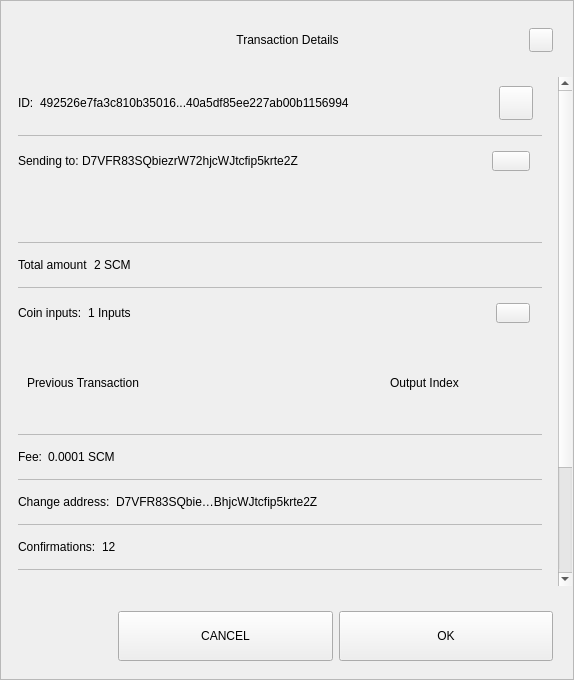
<?xml version="1.0" encoding="UTF-8"?>
<ui version="4.0">
 <class>TxDetailDialog</class>
 <widget class="QWidget" name="TxDetailDialog">
  <property name="geometry">
   <rect>
    <x>0</x>
    <y>0</y>
    <width>574</width>
    <height>680</height>
   </rect>
  </property>
  <property name="sizePolicy">
   <sizepolicy hsizetype="Preferred" vsizetype="Expanding">
    <horstretch>0</horstretch>
    <verstretch>0</verstretch>
   </sizepolicy>
  </property>
  <property name="minimumSize">
   <size>
    <width>574</width>
    <height>500</height>
   </size>
  </property>
  <property name="windowTitle">
   <string>Form</string>
  </property>
  <property name="styleSheet">
   <string notr="true"/>
  </property>
  <layout class="QVBoxLayout" name="verticalLayout_3">
   <property name="spacing">
    <number>0</number>
   </property>
   <property name="leftMargin">
    <number>0</number>
   </property>
   <property name="topMargin">
    <number>0</number>
   </property>
   <property name="rightMargin">
    <number>0</number>
   </property>
   <property name="bottomMargin">
    <number>0</number>
   </property>
   <item>
    <widget class="QFrame" name="frame">
     <property name="sizePolicy">
      <sizepolicy hsizetype="Preferred" vsizetype="Expanding">
       <horstretch>0</horstretch>
       <verstretch>0</verstretch>
      </sizepolicy>
     </property>
     <property name="styleSheet">
      <string notr="true"/>
     </property>
     <property name="frameShape">
      <enum>QFrame::StyledPanel</enum>
     </property>
     <property name="frameShadow">
      <enum>QFrame::Raised</enum>
     </property>
     <layout class="QVBoxLayout" name="verticalLayout">
      <property name="leftMargin">
       <number>0</number>
      </property>
      <property name="rightMargin">
       <number>0</number>
      </property>
      <item>
       <layout class="QHBoxLayout" name="horizontalLayout_3">
        <property name="spacing">
         <number>0</number>
        </property>
        <property name="leftMargin">
         <number>20</number>
        </property>
        <property name="topMargin">
         <number>10</number>
        </property>
        <property name="rightMargin">
         <number>20</number>
        </property>
        <item>
         <spacer name="horizontalSpacer_1">
          <property name="orientation">
           <enum>Qt::Horizontal</enum>
          </property>
          <property name="sizeHint" stdset="0">
           <size>
            <width>40</width>
            <height>20</height>
           </size>
          </property>
         </spacer>
        </item>
        <item>
         <widget class="QLabel" name="labelTitle">
          <property name="minimumSize">
           <size>
            <width>0</width>
            <height>40</height>
           </size>
          </property>
          <property name="maximumSize">
           <size>
            <width>16777215</width>
            <height>40</height>
           </size>
          </property>
          <property name="styleSheet">
           <string notr="true">padding-left:24px;</string>
          </property>
          <property name="text">
           <string>Transaction Details</string>
          </property>
          <property name="alignment">
           <set>Qt::AlignCenter</set>
          </property>
          <property name="margin">
           <number>7</number>
          </property>
         </widget>
        </item>
        <item>
         <spacer name="horizontalSpacer_2">
          <property name="orientation">
           <enum>Qt::Horizontal</enum>
          </property>
          <property name="sizeHint" stdset="0">
           <size>
            <width>40</width>
            <height>20</height>
           </size>
          </property>
         </spacer>
        </item>
        <item>
         <widget class="QPushButton" name="btnEsc">
          <property name="minimumSize">
           <size>
            <width>24</width>
            <height>24</height>
           </size>
          </property>
          <property name="maximumSize">
           <size>
            <width>24</width>
            <height>24</height>
           </size>
          </property>
          <property name="focusPolicy">
           <enum>Qt::NoFocus</enum>
          </property>
          <property name="text">
           <string/>
          </property>
         </widget>
        </item>
       </layout>
      </item>
      <item>
       <spacer name="verticalSpacer">
        <property name="orientation">
         <enum>Qt::Vertical</enum>
        </property>
        <property name="sizeType">
         <enum>QSizePolicy::Fixed</enum>
        </property>
        <property name="sizeHint" stdset="0">
         <size>
          <width>20</width>
          <height>10</height>
         </size>
        </property>
       </spacer>
      </item>
      <item>
       <widget class="QWidget" name="layoutScroll" native="true">
        <property name="minimumSize">
         <size>
          <width>0</width>
          <height>0</height>
         </size>
        </property>
        <layout class="QVBoxLayout" name="verticalLayout_4">
         <property name="leftMargin">
          <number>0</number>
         </property>
         <property name="topMargin">
          <number>0</number>
         </property>
         <property name="rightMargin">
          <number>0</number>
         </property>
         <item>
          <widget class="QScrollArea" name="scrollArea">
           <property name="styleSheet">
            <string notr="true">#scrollArea {
background:transparent;
}</string>
           </property>
           <property name="horizontalScrollBarPolicy">
            <enum>Qt::ScrollBarAlwaysOff</enum>
           </property>
           <property name="sizeAdjustPolicy">
            <enum>QAbstractScrollArea::AdjustIgnored</enum>
           </property>
           <property name="widgetResizable">
            <bool>true</bool>
           </property>
           <property name="alignment">
            <set>Qt::AlignLeading|Qt::AlignLeft|Qt::AlignTop</set>
           </property>
           <widget class="QWidget" name="scrollAreaWidgetContents">
            <property name="geometry">
             <rect>
              <x>0</x>
              <y>0</y>
              <width>556</width>
              <height>672</height>
             </rect>
            </property>
            <property name="autoFillBackground">
             <bool>false</bool>
            </property>
            <property name="styleSheet">
             <string notr="true">#scrollAreaWidgetContents {
background:transparent;
}</string>
            </property>
            <layout class="QVBoxLayout" name="verticalLayout_7">
             <property name="spacing">
              <number>0</number>
             </property>
             <property name="sizeConstraint">
              <enum>QLayout::SetDefaultConstraint</enum>
             </property>
             <property name="leftMargin">
              <number>0</number>
             </property>
             <property name="topMargin">
              <number>0</number>
             </property>
             <property name="rightMargin">
              <number>0</number>
             </property>
             <property name="bottomMargin">
              <number>0</number>
             </property>
             <item>
              <widget class="QWidget" name="content" native="true">
               <layout class="QVBoxLayout" name="verticalLayout_2">
                <property name="leftMargin">
                 <number>16</number>
                </property>
                <property name="topMargin">
                 <number>0</number>
                </property>
                <property name="rightMargin">
                 <number>16</number>
                </property>
                <item>
                 <widget class="QWidget" name="contentID" native="true">
                  <layout class="QHBoxLayout" name="horizontalLayout_12" stretch="0,1,0">
                   <property name="leftMargin">
                    <number>0</number>
                   </property>
                   <item>
                    <widget class="QLabel" name="labelId">
                     <property name="maximumSize">
                      <size>
                       <width>16777215</width>
                       <height>16777215</height>
                      </size>
                     </property>
                     <property name="text">
                      <string>ID:</string>
                     </property>
                    </widget>
                   </item>
                   <item>
                    <widget class="QLabel" name="textId">
                     <property name="text">
                      <string>492526e7fa3c810b35016...40a5df85ee227ab00b1156994</string>
                     </property>
                    </widget>
                   </item>
                   <item>
                    <widget class="QPushButton" name="pushCopy">
                     <property name="minimumSize">
                      <size>
                       <width>34</width>
                       <height>34</height>
                      </size>
                     </property>
                     <property name="maximumSize">
                      <size>
                       <width>34</width>
                       <height>34</height>
                      </size>
                     </property>
                     <property name="focusPolicy">
                      <enum>Qt::NoFocus</enum>
                     </property>
                     <property name="text">
                      <string/>
                     </property>
                     <property name="iconSize">
                      <size>
                       <width>24</width>
                       <height>24</height>
                      </size>
                     </property>
                    </widget>
                   </item>
                  </layout>
                 </widget>
                </item>
                <item>
                 <widget class="QLabel" name="labelDivider9">
                  <property name="maximumSize">
                   <size>
                    <width>16777215</width>
                    <height>1</height>
                   </size>
                  </property>
                  <property name="styleSheet">
                   <string notr="true">background-color:#bababa;</string>
                  </property>
                  <property name="text">
                   <string/>
                  </property>
                 </widget>
                </item>
                <item>
                 <widget class="QWidget" name="contentOutputs" native="true">
                  <layout class="QHBoxLayout" name="horizontalLayout_11" stretch="0,3,0">
                   <property name="spacing">
                    <number>0</number>
                   </property>
                   <property name="leftMargin">
                    <number>0</number>
                   </property>
                   <property name="rightMargin">
                    <number>12</number>
                   </property>
                   <item>
                    <widget class="QLabel" name="labelSend">
                     <property name="maximumSize">
                      <size>
                       <width>16777215</width>
                       <height>16777215</height>
                      </size>
                     </property>
                     <property name="text">
                      <string>Sending to: </string>
                     </property>
                    </widget>
                   </item>
                   <item>
                    <widget class="QLabel" name="textSend">
                     <property name="text">
                      <string>D7VFR83SQbiezrW72hjcWJtcfip5krte2Z </string>
                     </property>
                    </widget>
                   </item>
                   <item>
                    <widget class="QPushButton" name="pushOutputs">
                     <property name="minimumSize">
                      <size>
                       <width>34</width>
                       <height>20</height>
                      </size>
                     </property>
                     <property name="maximumSize">
                      <size>
                       <width>38</width>
                       <height>20</height>
                      </size>
                     </property>
                     <property name="focusPolicy">
                      <enum>Qt::NoFocus</enum>
                     </property>
                     <property name="styleSheet">
                      <string notr="true"/>
                     </property>
                     <property name="text">
                      <string/>
                     </property>
                    </widget>
                   </item>
                  </layout>
                 </widget>
                </item>
                <item>
                 <widget class="QScrollArea" name="outputsScrollArea">
                  <property name="minimumSize">
                   <size>
                    <width>0</width>
                    <height>50</height>
                   </size>
                  </property>
                  <property name="styleSheet">
                   <string notr="true">#outputsScrollArea {
background:transparent;
}</string>
                  </property>
                  <property name="widgetResizable">
                   <bool>true</bool>
                  </property>
                  <widget class="QWidget" name="container_outputs_base">
                   <property name="geometry">
                    <rect>
                     <x>0</x>
                     <y>0</y>
                     <width>522</width>
                     <height>48</height>
                    </rect>
                   </property>
                   <property name="styleSheet">
                    <string notr="true">#container_outputs_base {
background:transparent;
}</string>
                   </property>
                  </widget>
                 </widget>
                </item>
                <item>
                 <widget class="QLabel" name="labelDivider8">
                  <property name="maximumSize">
                   <size>
                    <width>16777215</width>
                    <height>1</height>
                   </size>
                  </property>
                  <property name="styleSheet">
                   <string notr="true">background-color:#bababa;</string>
                  </property>
                  <property name="text">
                   <string/>
                  </property>
                 </widget>
                </item>
                <item>
                 <widget class="QWidget" name="contentAmount" native="true">
                  <layout class="QHBoxLayout" name="horizontalLayout_4" stretch="0,1">
                   <property name="leftMargin">
                    <number>0</number>
                   </property>
                   <item>
                    <widget class="QLabel" name="labelAmount">
                     <property name="maximumSize">
                      <size>
                       <width>16777215</width>
                       <height>16777215</height>
                      </size>
                     </property>
                     <property name="text">
                      <string>Total amount</string>
                     </property>
                    </widget>
                   </item>
                   <item>
                    <widget class="QLabel" name="textAmount">
                     <property name="text">
                      <string>2 SCM</string>
                     </property>
                    </widget>
                   </item>
                  </layout>
                 </widget>
                </item>
                <item>
                 <widget class="QLabel" name="labelDivider6">
                  <property name="maximumSize">
                   <size>
                    <width>16777215</width>
                    <height>1</height>
                   </size>
                  </property>
                  <property name="styleSheet">
                   <string notr="true">background-color:#bababa;</string>
                  </property>
                  <property name="text">
                   <string/>
                  </property>
                 </widget>
                </item>
                <item>
                 <widget class="QWidget" name="contentInputs" native="true">
                  <layout class="QHBoxLayout" name="horizontalLayout" stretch="0,2,0">
                   <property name="leftMargin">
                    <number>0</number>
                   </property>
                   <property name="rightMargin">
                    <number>12</number>
                   </property>
                   <item>
                    <widget class="QLabel" name="labelInputs">
                     <property name="sizePolicy">
                      <sizepolicy hsizetype="Minimum" vsizetype="Preferred">
                       <horstretch>0</horstretch>
                       <verstretch>0</verstretch>
                      </sizepolicy>
                     </property>
                     <property name="maximumSize">
                      <size>
                       <width>16777215</width>
                       <height>16777215</height>
                      </size>
                     </property>
                     <property name="text">
                      <string>Coin inputs:</string>
                     </property>
                    </widget>
                   </item>
                   <item>
                    <widget class="QLabel" name="textInputs">
                     <property name="text">
                      <string>1 Inputs</string>
                     </property>
                    </widget>
                   </item>
                   <item>
                    <widget class="QPushButton" name="pushInputs">
                     <property name="maximumSize">
                      <size>
                       <width>34</width>
                       <height>20</height>
                      </size>
                     </property>
                     <property name="focusPolicy">
                      <enum>Qt::NoFocus</enum>
                     </property>
                     <property name="styleSheet">
                      <string notr="true"/>
                     </property>
                     <property name="text">
                      <string/>
                     </property>
                    </widget>
                   </item>
                  </layout>
                 </widget>
                </item>
                <item>
                 <widget class="QFrame" name="gridInputs">
                  <property name="sizePolicy">
                   <sizepolicy hsizetype="Preferred" vsizetype="MinimumExpanding">
                    <horstretch>0</horstretch>
                    <verstretch>0</verstretch>
                   </sizepolicy>
                  </property>
                  <property name="minimumSize">
                   <size>
                    <width>0</width>
                    <height>90</height>
                   </size>
                  </property>
                  <layout class="QGridLayout" name="gridLayoutInput" columnstretch="5,2" rowminimumheight="0">
                   <property name="sizeConstraint">
                    <enum>QLayout::SetMaximumSize</enum>
                   </property>
                   <property name="verticalSpacing">
                    <number>0</number>
                   </property>
                   <item row="0" column="0" alignment="Qt::AlignLeft">
                    <widget class="QLabel" name="labelTitlePrevTx">
                     <property name="text">
                      <string>Previous Transaction</string>
                     </property>
                    </widget>
                   </item>
                   <item row="0" column="1" alignment="Qt::AlignLeft">
                    <widget class="QLabel" name="labelOutputIndex">
                     <property name="text">
                      <string>Output Index</string>
                     </property>
                     <property name="alignment">
                      <set>Qt::AlignCenter</set>
                     </property>
                    </widget>
                   </item>
                  </layout>
                 </widget>
                </item>
                <item>
                 <widget class="QLabel" name="labelDivider1">
                  <property name="maximumSize">
                   <size>
                    <width>16777215</width>
                    <height>1</height>
                   </size>
                  </property>
                  <property name="styleSheet">
                   <string notr="true">background-color:#bababa;</string>
                  </property>
                  <property name="text">
                   <string/>
                  </property>
                 </widget>
                </item>
                <item>
                 <widget class="QWidget" name="contentFee" native="true">
                  <layout class="QHBoxLayout" name="horizontalLayout_7" stretch="0,1">
                   <property name="leftMargin">
                    <number>0</number>
                   </property>
                   <item>
                    <widget class="QLabel" name="labelFee">
                     <property name="maximumSize">
                      <size>
                       <width>16777215</width>
                       <height>16777215</height>
                      </size>
                     </property>
                     <property name="text">
                      <string>Fee:</string>
                     </property>
                    </widget>
                   </item>
                   <item>
                    <widget class="QLabel" name="textFee">
                     <property name="text">
                      <string>0.0001 SCM</string>
                     </property>
                    </widget>
                   </item>
                  </layout>
                 </widget>
                </item>
                <item>
                 <widget class="QLabel" name="labelDivider2">
                  <property name="maximumSize">
                   <size>
                    <width>16777215</width>
                    <height>1</height>
                   </size>
                  </property>
                  <property name="styleSheet">
                   <string notr="true">background-color:#bababa;</string>
                  </property>
                  <property name="text">
                   <string/>
                  </property>
                 </widget>
                </item>
                <item>
                 <widget class="QWidget" name="contentChangeAddress" native="true">
                  <layout class="QHBoxLayout" name="horizontalLayout_6" stretch="0,1">
                   <property name="leftMargin">
                    <number>0</number>
                   </property>
                   <item>
                    <widget class="QLabel" name="labelChange">
                     <property name="maximumSize">
                      <size>
                       <width>16777215</width>
                       <height>16777215</height>
                      </size>
                     </property>
                     <property name="text">
                      <string>Change address:</string>
                     </property>
                    </widget>
                   </item>
                   <item>
                    <widget class="QLabel" name="textChange">
                     <property name="text">
                      <string>D7VFR83SQbie…BhjcWJtcfip5krte2Z </string>
                     </property>
                    </widget>
                   </item>
                  </layout>
                 </widget>
                </item>
                <item>
                 <widget class="QLabel" name="labelDivider4">
                  <property name="maximumSize">
                   <size>
                    <width>16777215</width>
                    <height>1</height>
                   </size>
                  </property>
                  <property name="styleSheet">
                   <string notr="true">background-color:#bababa;</string>
                  </property>
                  <property name="text">
                   <string/>
                  </property>
                 </widget>
                </item>
                <item>
                 <widget class="QWidget" name="contentConfirmations" native="true">
                  <layout class="QHBoxLayout" name="horizontalLayout_8" stretch="0,1">
                   <property name="leftMargin">
                    <number>0</number>
                   </property>
                   <item>
                    <widget class="QLabel" name="labelConfirmations">
                     <property name="maximumSize">
                      <size>
                       <width>16777215</width>
                       <height>16777215</height>
                      </size>
                     </property>
                     <property name="text">
                      <string>Confirmations:</string>
                     </property>
                    </widget>
                   </item>
                   <item>
                    <widget class="QLabel" name="textConfirmations">
                     <property name="text">
                      <string>12</string>
                     </property>
                    </widget>
                   </item>
                  </layout>
                 </widget>
                </item>
                <item>
                 <widget class="QLabel" name="labelDivider7">
                  <property name="maximumSize">
                   <size>
                    <width>16777215</width>
                    <height>1</height>
                   </size>
                  </property>
                  <property name="styleSheet">
                   <string notr="true">background-color:#bababa;</string>
                  </property>
                  <property name="text">
                   <string/>
                  </property>
                 </widget>
                </item>
                <item>
                 <widget class="QWidget" name="contentSize" native="true">
                  <layout class="QHBoxLayout" name="horizontalLayout_9" stretch="0,1">
                   <property name="leftMargin">
                    <number>0</number>
                   </property>
                   <item>
                    <widget class="QLabel" name="labelSize">
                     <property name="maximumSize">
                      <size>
                       <width>16777215</width>
                       <height>16777215</height>
                      </size>
                     </property>
                     <property name="text">
                      <string>Size:</string>
                     </property>
                    </widget>
                   </item>
                   <item>
                    <widget class="QLabel" name="textSize">
                     <property name="text">
                      <string>2 kB</string>
                     </property>
                    </widget>
                   </item>
                  </layout>
                 </widget>
                </item>
                <item>
                 <widget class="QLabel" name="labelDivider3">
                  <property name="maximumSize">
                   <size>
                    <width>16777215</width>
                    <height>1</height>
                   </size>
                  </property>
                  <property name="styleSheet">
                   <string notr="true">background-color:#bababa;</string>
                  </property>
                  <property name="text">
                   <string/>
                  </property>
                 </widget>
                </item>
                <item>
                 <widget class="QWidget" name="contentDate" native="true">
                  <layout class="QHBoxLayout" name="horizontalLayout_5" stretch="0,1">
                   <property name="leftMargin">
                    <number>0</number>
                   </property>
                   <item>
                    <widget class="QLabel" name="labelDate">
                     <property name="maximumSize">
                      <size>
                       <width>16777215</width>
                       <height>16777215</height>
                      </size>
                     </property>
                     <property name="text">
                      <string>Date:</string>
                     </property>
                    </widget>
                   </item>
                   <item>
                    <widget class="QLabel" name="textDate">
                     <property name="text">
                      <string>May 25, 2017</string>
                     </property>
                    </widget>
                   </item>
                  </layout>
                 </widget>
                </item>
                <item>
                 <widget class="QLabel" name="labelDivider5">
                  <property name="maximumSize">
                   <size>
                    <width>16777215</width>
                    <height>1</height>
                   </size>
                  </property>
                  <property name="styleSheet">
                   <string notr="true">background-color:#bababa;</string>
                  </property>
                  <property name="text">
                   <string/>
                  </property>
                 </widget>
                </item>
                <item>
                 <widget class="QWidget" name="contentStatus" native="true">
                  <layout class="QHBoxLayout" name="horizontalLayout_10" stretch="0,1">
                   <property name="leftMargin">
                    <number>0</number>
                   </property>
                   <item>
                    <widget class="QLabel" name="labelStatus">
                     <property name="maximumSize">
                      <size>
                       <width>16777215</width>
                       <height>16777215</height>
                      </size>
                     </property>
                     <property name="text">
                      <string>Status:</string>
                     </property>
                    </widget>
                   </item>
                   <item>
                    <widget class="QLabel" name="textStatus">
                     <property name="text">
                      <string>Spendable</string>
                     </property>
                    </widget>
                   </item>
                  </layout>
                 </widget>
                </item>
                <item>
                 <spacer name="verticalSpacer_2">
                  <property name="orientation">
                   <enum>Qt::Vertical</enum>
                  </property>
                  <property name="sizeType">
                   <enum>QSizePolicy::Expanding</enum>
                  </property>
                  <property name="sizeHint" stdset="0">
                   <size>
                    <width>20</width>
                    <height>10</height>
                   </size>
                  </property>
                 </spacer>
                </item>
                <item>
                 <widget class="QLabel" name="labelWarning">
                  <property name="text">
                   <string>TextLabel</string>
                  </property>
                  <property name="alignment">
                   <set>Qt::AlignCenter</set>
                  </property>
                 </widget>
                </item>
               </layout>
              </widget>
             </item>
            </layout>
           </widget>
          </widget>
         </item>
        </layout>
       </widget>
      </item>
      <item>
       <widget class="QWidget" name="containerButtons" native="true">
        <layout class="QHBoxLayout" name="horizontalLayout1" stretch="1,2,2">
         <property name="leftMargin">
          <number>10</number>
         </property>
         <property name="rightMargin">
          <number>20</number>
         </property>
         <item>
          <spacer name="horizontalSpacer_3">
           <property name="orientation">
            <enum>Qt::Horizontal</enum>
           </property>
           <property name="sizeHint" stdset="0">
            <size>
             <width>40</width>
             <height>20</height>
            </size>
           </property>
          </spacer>
         </item>
         <item>
          <widget class="QPushButton" name="btnCancel">
           <property name="minimumSize">
            <size>
             <width>200</width>
             <height>50</height>
            </size>
           </property>
           <property name="focusPolicy">
            <enum>Qt::NoFocus</enum>
           </property>
           <property name="text">
            <string>CANCEL</string>
           </property>
          </widget>
         </item>
         <item>
          <widget class="QPushButton" name="btnSave">
           <property name="minimumSize">
            <size>
             <width>200</width>
             <height>50</height>
            </size>
           </property>
           <property name="focusPolicy">
            <enum>Qt::NoFocus</enum>
           </property>
           <property name="text">
            <string>OK</string>
           </property>
          </widget>
         </item>
        </layout>
       </widget>
      </item>
     </layout>
    </widget>
   </item>
  </layout>
 </widget>
 <resources/>
 <connections/>
</ui>
